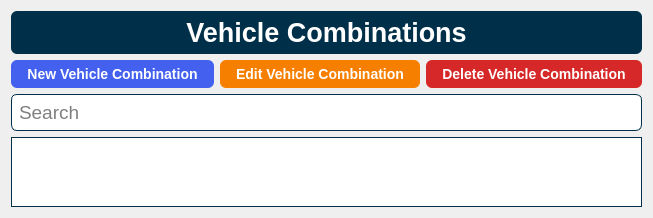
      <widget class="QWidget" name="pageVehicleCombinations">
       <layout class="QGridLayout" name="gridLayout_14">
        <item row="0" column="0" colspan="3">
         <widget class="QLabel" name="lblVehicleCombinations_Header">
          <property name="styleSheet">
           <string notr="true">border: 1px solid rgba(27, 31, 35, .15);
border-radius: 6px;
background-color: #003049;
color: #ffffff;
font-size: 20pt;
font-family: &quot;Helvetica&quot;;
font-style: normal;
font-weight: 700;
padding: 6px;</string>
          </property>
          <property name="text">
           <string>Vehicle Combinations</string>
          </property>
          <property name="alignment">
           <set>Qt::AlignCenter</set>
          </property>
         </widget>
        </item>
        <item row="1" column="0">
         <widget class="QPushButton" name="btnNewVehicleCombination">
          <property name="focusPolicy">
           <enum>Qt::NoFocus</enum>
          </property>
          <property name="styleSheet">
           <string notr="true">background-color: #4361ee;
border: 1px solid rgba(27, 31, 35, .15);
border-radius: 6px;
color: #fff;
font-family: &quot;Helvetica&quot;;
font-size: 14px;
font-weight: 600;
line-height: 20px;
padding: 6px 16px;
position: relative;
text-align: center;
text-decoration: none;
vertical-align: middle;
white-space: nowrap;</string>
          </property>
          <property name="text">
           <string>New Vehicle Combination</string>
          </property>
         </widget>
        </item>
        <item row="1" column="1">
         <widget class="QPushButton" name="btnEditVehicleCombination">
          <property name="focusPolicy">
           <enum>Qt::NoFocus</enum>
          </property>
          <property name="styleSheet">
           <string notr="true">background-color: #f77f00;
border: 1px solid rgba(27, 31, 35, .15);
border-radius: 6px;
color: #fff;
font-family: &quot;Helvetica&quot;;
font-size: 14px;
font-weight: 600;
line-height: 20px;
padding: 6px 16px;
position: relative;
text-align: center;
text-decoration: none;
vertical-align: middle;
white-space: nowrap;</string>
          </property>
          <property name="text">
           <string>Edit Vehicle Combination</string>
          </property>
         </widget>
        </item>
        <item row="1" column="2">
         <widget class="QPushButton" name="btnDeleteVehicleCombination">
          <property name="focusPolicy">
           <enum>Qt::NoFocus</enum>
          </property>
          <property name="styleSheet">
           <string notr="true">background-color: #d62828;
border: 1px solid rgba(27, 31, 35, .15);
border-radius: 6px;
color: #fff;
font-family: &quot;Helvetica&quot;;
font-size: 14px;
font-weight: 600;
line-height: 20px;
padding: 6px 16px;
position: relative;
text-align: center;
text-decoration: none;
vertical-align: middle;
white-space: nowrap;</string>
          </property>
          <property name="text">
           <string>Delete Vehicle Combination</string>
          </property>
         </widget>
        </item>
        <item row="2" column="0" colspan="3">
         <widget class="QLineEdit" name="txtVehicleCombinationSearch">
          <property name="focusPolicy">
           <enum>Qt::ClickFocus</enum>
          </property>
          <property name="styleSheet">
           <string notr="true">border: 1px solid #003049;
border-radius: 6px;
font-family: &quot;Helvetica&quot;;
font-size: 14pt;
padding: 5px;</string>
          </property>
          <property name="placeholderText">
           <string>Search</string>
          </property>
         </widget>
        </item>
        <item row="3" column="0" colspan="3">
         <widget class="QTableWidget" name="tblVehicleCombinations">
          <property name="focusPolicy">
           <enum>Qt::NoFocus</enum>
          </property>
          <property name="styleSheet">
           <string notr="true">border: 1px solid #003049;
font-family: &quot;Helvetica&quot;;
font-size: 10pt;</string>
          </property>
          <property name="sizeAdjustPolicy">
           <enum>QAbstractScrollArea::AdjustToContents</enum>
          </property>
          <property name="editTriggers">
           <set>QAbstractItemView::NoEditTriggers</set>
          </property>
          <property name="selectionMode">
           <enum>QAbstractItemView::SingleSelection</enum>
          </property>
          <property name="selectionBehavior">
           <enum>QAbstractItemView::SelectRows</enum>
          </property>
          <property name="sortingEnabled">
           <bool>true</bool>
          </property>
          <property name="columnCount">
           <number>0</number>
          </property>
          <attribute name="horizontalHeaderStretchLastSection">
           <bool>true</bool>
          </attribute>
          <attribute name="verticalHeaderVisible">
           <bool>false</bool>
          </attribute>
          <attribute name="verticalHeaderStretchLastSection">
           <bool>false</bool>
          </attribute>
         </widget>
        </item>
       </layout>
      </widget>
